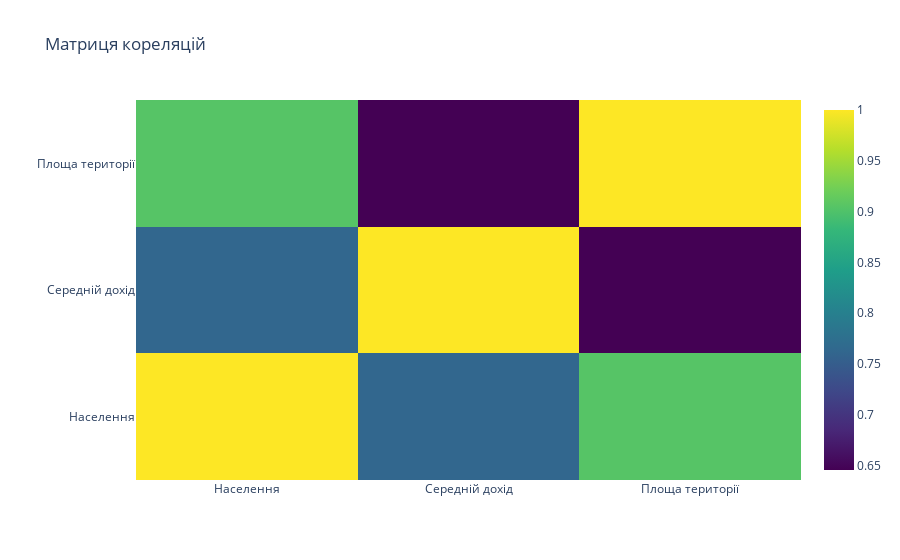

Notebook code cell kept with this figure:
### Code cell
# Створення heatmap
fig = go.Figure(data=go.Heatmap(
    z=correlation_matrix.values,
    x=correlation_matrix.columns,
    y=correlation_matrix.index,
    colorscale='Viridis'))

# Налаштування вигляду графіку
fig.update_layout(title='Матриця кореляцій',
                  xaxis=dict(title=''),
                  yaxis=dict(title=''))

# Відображення графіка
fig.show()

### Figure 1 — Plotly figure (JSON) as saved in the notebook; plotly's stock layout.template omitted (floating-point values rounded to 4 significant figures)
{"data": [{"colorscale": [[0, "#440154"], [0.1111, "#482878"], [0.2222, "#3e4989"], [0.3333, "#31688e"], [0.4444, "#26828e"], [0.5556, "#1f9e89"], [0.6667, "#35b779"], [0.7778, "#6ece58"], [0.8889, "#b5de2b"], [1, "#fde725"]], "type": "heatmap", "x": ["Населення", "Середній дохід", "Площа території"], "y": ["Населення", "Середній дохід", "Площа території"], "z": [[1, 0.7621, 0.9048], [0.7621, 1, 0.6456], [0.9048, 0.6456, 1]]}], "layout": {"title": {"text": "Матриця кореляцій"}, "xaxis": {"title": {"text": ""}}, "yaxis": {"title": {"text": ""}}}}
